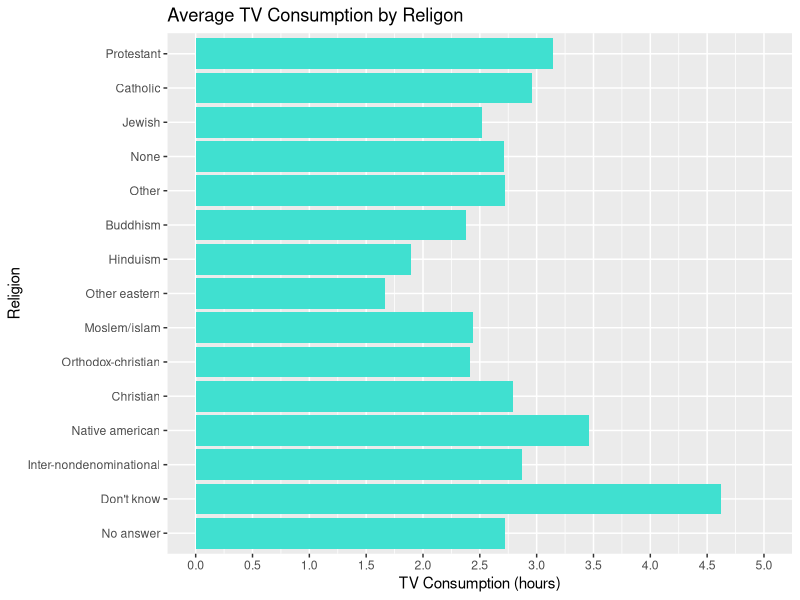
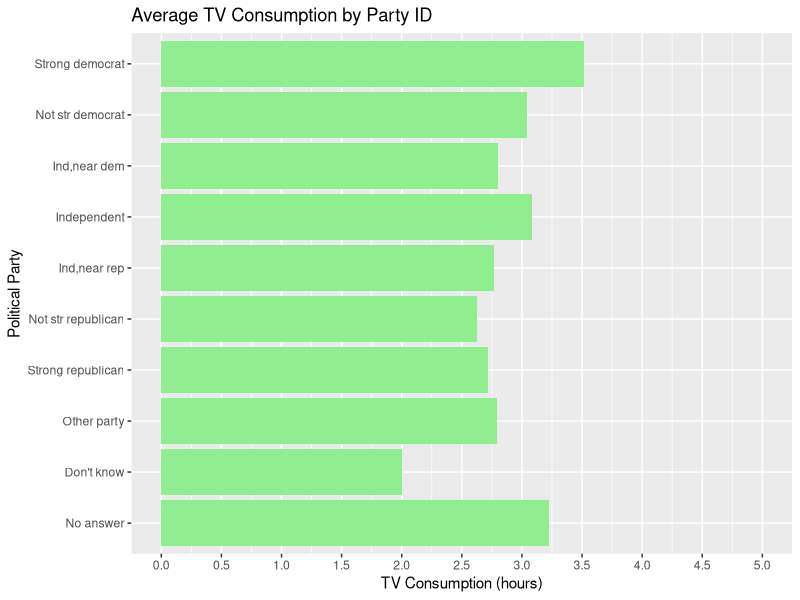
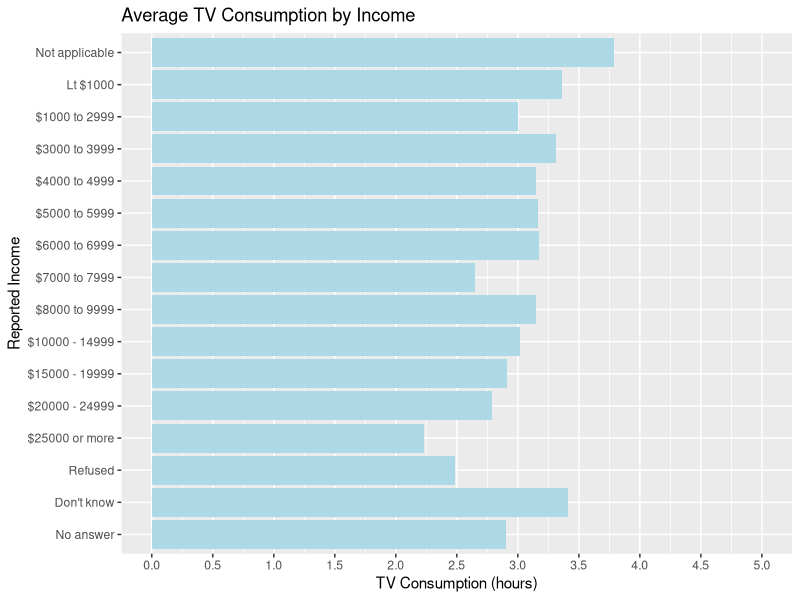

Recreate these plots in R, in order.
## ---- chunk 1
knitr::opts_chunk$set(
	echo = FALSE,
	message = FALSE,
	warning = FALSE
)
## ---- chunk 2
library(tidyverse)
## ---- chunk 3
tvhours_by_relig <- gss_cat %>%
  group_by(relig) %>% 
  summarise(avg_tvhours = mean(tvhours,
                               na.rm = TRUE)) %>% 
  drop_na(relig)

ggplot(data = tvhours_by_relig,
       mapping = aes(x = relig,
                     y = avg_tvhours)) +
  geom_col(show.legend = FALSE,
           fill = "turquoise")+
  coord_flip() +
  labs(title = "Average TV Consumption by Religon",
       x = "Religion",
       y = "TV Consumption (hours)") +
  scale_y_continuous(limits = c(0, 5),
                     breaks = seq(0, 5, by = 0.5))
## ---- chunk 4
tvhours_by_partyid <- gss_cat %>%
  group_by(partyid) %>% 
  summarise(avg_tvhours = mean(tvhours,
                               na.rm = TRUE)) %>% 
  drop_na(partyid)

ggplot(data = tvhours_by_partyid,
       mapping = aes(x = partyid,
                     y = avg_tvhours)) +
  geom_col(show.legend = FALSE,
           fill = "lightgreen")+
  coord_flip() +
  labs(title = "Average TV Consumption by Party ID",
       x = "Political Party",
       y = "TV Consumption (hours)") +
  scale_y_continuous(limits = c(0, 5),
                     breaks = seq(0, 5, by = 0.5))
## ---- chunk 5
tvhours_by_rincome <- gss_cat %>%
  group_by(rincome) %>% 
  summarise(avg_tvhours = mean(tvhours,
                               na.rm = TRUE)) %>% 
  drop_na(rincome)

ggplot(data = tvhours_by_rincome,
       mapping = aes(x = rincome,
                     y = avg_tvhours)) +
  geom_col(show.legend = FALSE,
           fill = "lightblue")+
  coord_flip() +
  labs(title = "Average TV Consumption by Income",
       x = "Reported Income",
       y = "TV Consumption (hours)") +
  scale_y_continuous(limits = c(0, 5),
                     breaks = seq(0, 5, by = 0.5))
